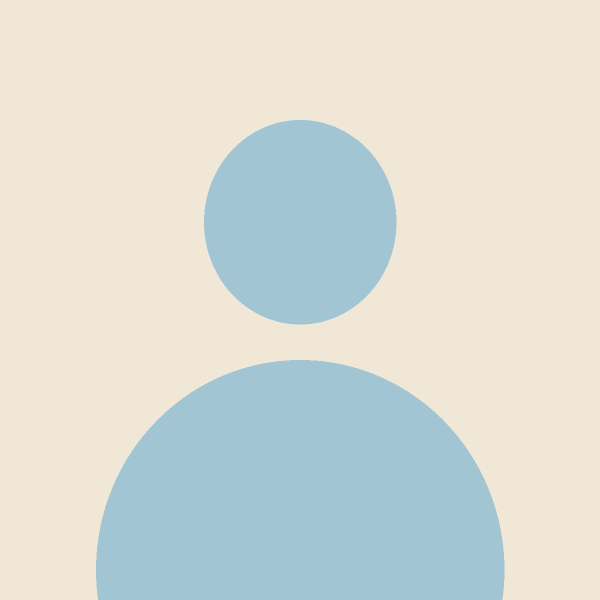
#> input picture design/signature/portrait-source.jpg, 1200 x 1200 px (shown at 1/2 size)
$ python portrait.py
#> lines starting #> are read from the running program, lines starting #| are printed output that depends on the picture; after the words box and inside, x2 and y2 are one past the last pixel; in counts of white or black regions, pixels touching at a corner belong together
"""Turn a photo into the round portrait the signature uses.

Reads `portrait-source.jpg` and writes `public/signature/portrait.png`: a square
PNG holding a circular crop of the photo inside a sea-coloured ring, with the
corners transparent.

The circle is baked into the file rather than done with `border-radius` because
Outlook on Windows ignores `border-radius` on an image and would show the photo
as a square with a stray ring around it. A pre-masked PNG looks the same
everywhere.

    python3 portrait.py                 # centre the crop a little above middle
    FOCUS=0.25 python3 portrait.py      # pull the crop up, for a high face
    SOURCE=me.png python3 portrait.py   # a different source file

FOCUS is where in the photo's height the crop is centred: 0 is the very top,
1 the very bottom, 0.5 dead centre. Faces usually sit above centre, so the
default is 0.42. Look at the PNG and nudge it if the crop clips a chin or
leaves too much headroom.
"""

import os
from pathlib import Path

from PIL import Image, ImageDraw

HERE = Path(__file__).parent
SOURCE = HERE / os.environ.get('SOURCE', 'portrait-source.jpg')
OUT = HERE.parent.parent / 'public' / 'signature' / 'portrait.png'

SIZE = 512          # the PNG's edge, in pixels; the signature shows it at 132
RING = 20           # ring thickness at that size
RING_COLOR = (69, 117, 140, 255)      # --sea
INNER_COLOR = (250, 245, 234, 255)    # --sand-light, the hairline inside the ring
INNER = 5
SS = 4              # supersample factor, so the circle's edge isn't stair-stepped

FOCUS = float(os.environ.get('FOCUS', '0.42'))


def square_crop(img: Image.Image, focus: float) -> Image.Image:
    """The largest centred square, slid up or down the photo by `focus`."""
#> called with focus = 0.42
    w, h = img.size
#> w = 1200; h = 1200
    edge = min(w, h)
#> edge = 1200
    left = round((w - edge) / 2)
#> left = 0
    top = round((h - edge) * min(max(focus, 0.0), 1.0))
#> top = 0
    return img.crop((left, top, left + edge, top + edge))
#> returned value is the input picture: PIL image 1200x1200 RGB; mean R, G, B 215.8, 220.6, 213.1


def main() -> None:
    if not SOURCE.exists():
        raise SystemExit(
            f'no photo at {SOURCE.relative_to(HERE.parent.parent)} — drop yours in '
            'there (or point SOURCE at it) and run this again'
        )

    photo = square_crop(Image.open(SOURCE).convert('RGB'), FOCUS)
    photo = photo.resize((SIZE * SS, SIZE * SS), Image.LANCZOS)

    big = SIZE * SS
    canvas = Image.new('RGBA', (big, big), (0, 0, 0, 0))
#> canvas: PIL image 2048x2048 RGBA; every value is 0

    # Ring, then the sand hairline, then the photo, each a circle inside the last.
    draw = ImageDraw.Draw(canvas)
    draw.ellipse((0, 0, big - 1, big - 1), fill=RING_COLOR)
    pad = (RING - INNER) * SS
    draw.ellipse((pad, pad, big - 1 - pad, big - 1 - pad), fill=INNER_COLOR)

    hole = Image.new('L', (big, big), 0)
#> hole: PIL image 2048x2048 L; every value is 0
    pad = RING * SS
    ImageDraw.Draw(hole).ellipse((pad, pad, big - 1 - pad, big - 1 - pad), fill=255)
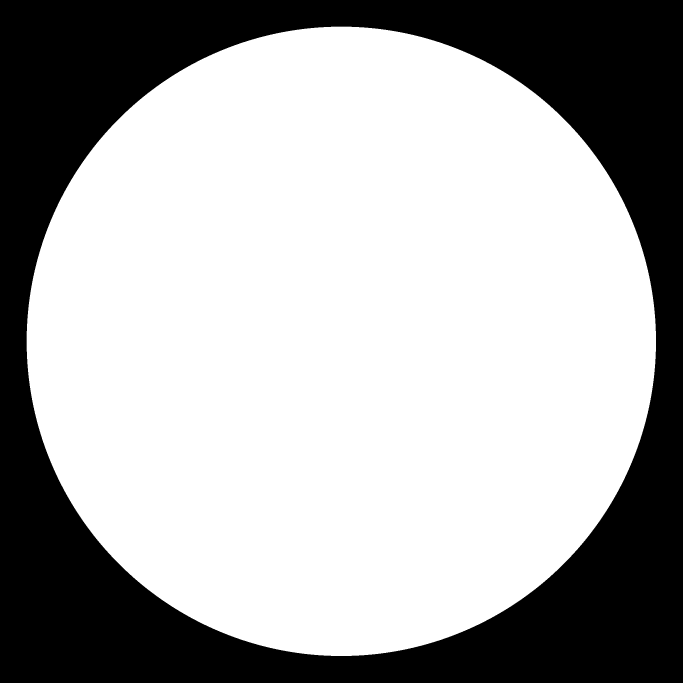
#> hole: PIL image 2048x2048 L (shown at 1/3 size); 66.7% white; 1 black region, box (x1, y1, x2, y2) and area: (0, 0, 2048, 2048) 1395004
    canvas.paste(photo, (0, 0), hole)
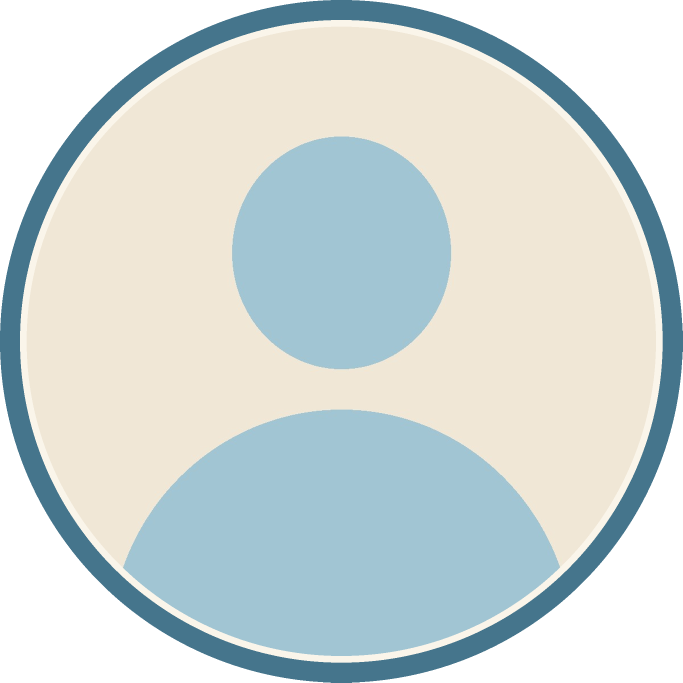
#> canvas: PIL image 2048x2048 RGBA (shown at 1/3 size); mean R, G, B, A 153.7, 163.1, 161.3, 200.3; transparent parts drawn white

    OUT.parent.mkdir(parents=True, exist_ok=True)
    canvas.resize((SIZE, SIZE), Image.LANCZOS).save(OUT, optimize=True)
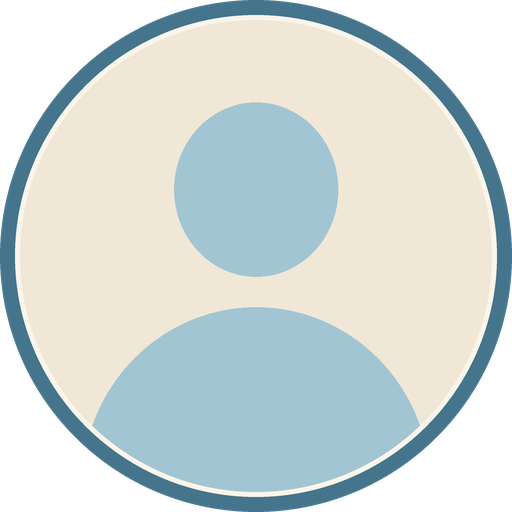
#> saved as portrait.png: PIL image 512x512 RGBA; mean R, G, B, A 154.2, 164.2, 162.6, 200.3; transparent parts drawn white
    print('wrote', OUT, f'({SIZE}x{SIZE}, focus {FOCUS})')


if __name__ == '__main__':
    main()
